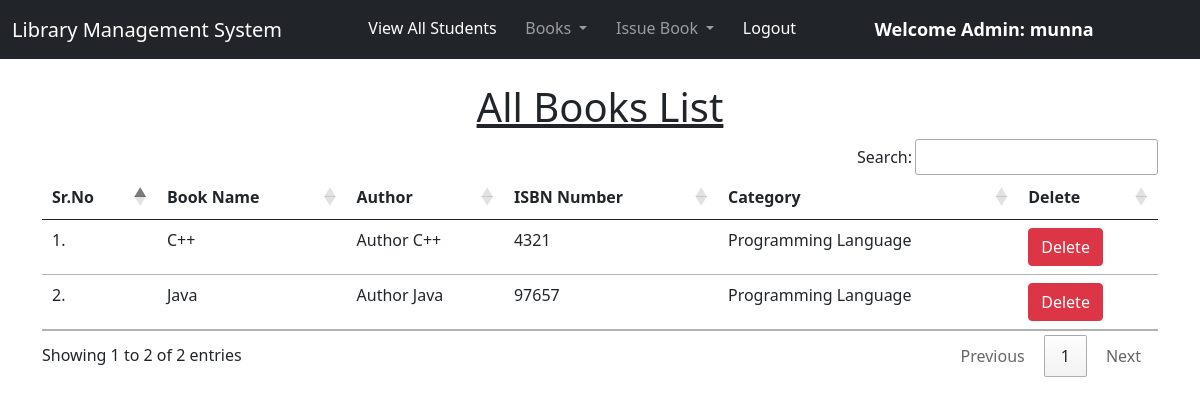
/view_books/ (signed in), run on the app's committed database.
### DemoApp/models.py (models this page shows, shortened)
class Book(models.Model):
    name = models.CharField(max_length=200)
    author = models.CharField(max_length=200)
    isbn = models.PositiveIntegerField()
    category = models.CharField(max_length=50)

### DemoApp/views.py (the view)
# urls.py: path("view_books/", views.view_books, name="view_books"),
@login_required(login_url = '/admin_login')
def view_books(request):
    books = Book.objects.all()
    return render(request, "view_books.html", {'books':books})

### DemoApp/templates/view_books.html (shortened to what this page needs)
{% extends 'admin_navbar.html' %}
{% load static %}
{% block body %}
<div class="container mt-4">
    <h1 class="text-center"><u>All Books List</u></h1>
    <table class="table table-hover" id="example">
        <thead>
            <tr>
                <th>Sr.No</th>
                <th>Book Name</th>
                <th>Author</th>
                <th>ISBN Number</th>
                <th>Category</th>
                <th>Delete</th>
            </tr>
        </thead>
        <tbody>
            {% for book in books %}
            <tr>
                <td>{{forloop.counter}}.</td>
                <td>{{book.name}}</td>
                <td>{{book.author}}</td>
                <td>{{book.isbn}}</td>
                <td>{{book.category}}</td>
                <td><a href="/delete_book/{{book.id}}/" class="btn btn-danger" onclick="return confirm('Are you sure you want to delete this book?')">Delete</a></td>
            </tr>
            {% endfor %}
        </tbody>
    </table>
    </div>
{% endblock %}

### DemoApp/templates/admin_navbar.html (shortened to what this page needs)
<!doctype html>
<html lang="en">
  <head>
    <link href="https://cdn.jsdelivr.net/npm/bootstrap@5.1.0/dist/css/bootstrap.min.css" rel="stylesheet">
    <link rel="stylesheet" href="https://cdn.datatables.net/1.10.25/css/jquery.dataTables.min.css">
    <link rel="stylesheet" href="https://cdn.datatables.net/buttons/1.7.1/css/buttons.dataTables.min.css">
  </head>
  <body>
    <nav class="navbar navbar-expand-lg navbar-dark bg-dark">
        <div class="container-fluid">
          <a class="navbar-brand" href="#">Library Management System</a>
          <div class="collapse navbar-collapse" id="navbarSupportedContent">
            <ul class="navbar-nav me-auto mb-2 mb-lg-0">
              <li class="nav-item">
                <a class="nav-link active" aria-current="page" href="/view_students/">View All Students</a>
              </li>
              <li class="nav-item dropdown">
                <a class="nav-link dropdown-toggle" href="#" id="navbarDropdown" role="button" data-bs-toggle="dropdown" aria-expanded="false">
                  Books
                </a>
              </li>
              <li class="nav-item dropdown">
                <a class="nav-link dropdown-toggle" href="#" id="navbarDropdown" role="button" data-bs-toggle="dropdown" aria-expanded="false">
                  Issue Book
                </a>
              </li>
              <li class="nav-item">
                <a class="nav-link active" aria-current="page" href="/logout/">Logout</a>
              </li>
              <li class="nav-item">
                <a style="font-weight:600; font-family:'Segoe UI', Tahoma, Geneva, Verdana, sans-serif; font-size: large;" class="nav-link active" href="#">Welcome Admin: {{request.user}}</a>
              </li>
            </ul>
          </div>
        </div>
      </nav>
      {% block body %}
      {% endblock %}
  </body>
</html>

### data on the page
Book: name "C++", author "Author C++", isbn "4321", category "Programming Language"
Book: name "Java", author "Author Java", isbn "97657", category "Programming Language"

### other printed values
{{ request.user }} "munna"
